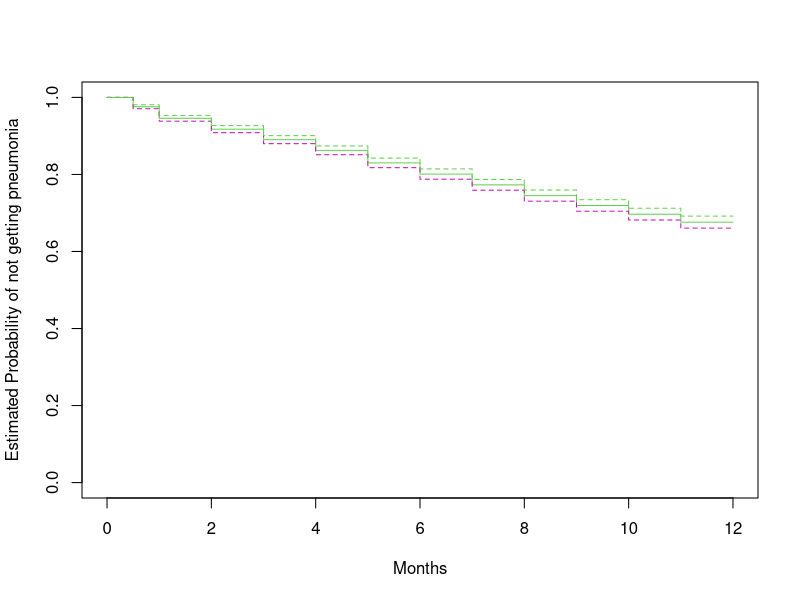
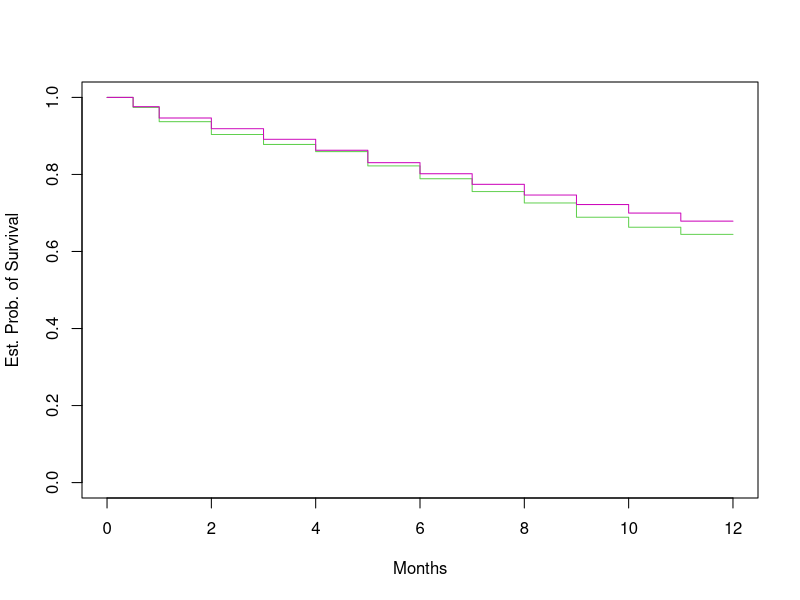

Generate these figures, in order, with R:
## ---- chunk 1
if (!require("tidyverse")) install.packages("tidyverse")
if (!require("KMsurv")) install.packages("KMsurv")
if (!require("survival")) install.packages("survival")

library(KMsurv)
library(survival) 
## ---- chunk 2
data(pneumon)

pneumon <- pneumon %>% arrange(desc(chldage))
head(pneumon)

## ---- chunk 3
censor=pneumon$chldage
censor=ifelse(censor >=12,0,1)
table(pneumon$chldage,censor)

head(pneumon)
pneumon['status'] <- ifelse(pneumon$chldage>=12,0,1)
head(pneumon)
## ---- chunk 4
fit.surv <- survfit(Surv(pneumon$chldage, pneumon$status) ~ 1)
plot(fit.surv, xlab = "Months",
    ylab = "Estimated Probability of not getting pneumonia",
    col = c(3,6))
## ---- chunk 5
summary(fit.surv, times = c(6))
## ---- chunk 6
fit.pov <- survfit(Surv(pneumon$chldage, pneumon$status) ~ pneumon$poverty)

fit.pov
## ---- chunk 7
plot (fit.pov , xlab = " Months ",
ylab = " Est. Prob. of Survival ", col = c(3,6))

logrank.test <- survdiff(Surv(pneumon$chldage, pneumon$status) ~ pneumon$poverty)
logrank.test

## ---- chunk 8
#Poverty variable is an int in the dataset but can be used as a factor/categorical value, all calculations are done without converting into factors 

#pneumon$poverty <- as.integer(pneumon$poverty)

#fit.poverty1 <- survfit(Surv(pneumon$chldage, pneumon$status) ~ pneumon$poverty)
#summary(fit.poverty1)
#plot(fit.poverty1, xlab = "Months",
#     ylab = "Estimated Probability of not getting pneumonia using poverty as int", col = c(3,6))

#pneumon$poverty <- as.factor(pneumon$poverty)

#fit.poverty2 <- survfit(Surv(pneumon$chldage, pneumon$status) ~ pneumon$poverty)
#summary(fit.poverty2)
#plot(fit.poverty2, xlab = "Months",
#    ylab = "Estimated Probability of not getting pneumonia using poverty as factors", col = c(3,6))

## ---- chunk 9
#Fit the Cox proportional hazards model that includes only poverty as a covariate use ties='breslow' option

#without ties
fit.coxbasic <- coxph(Surv(pneumon$chldage, pneumon$status) ~ pneumon$poverty)
summary(fit.coxbasic) 
fit.coxbasic
## ---- chunk 10
#with ties

fit.coxties <- coxph(Surv(pneumon$chldage, pneumon$status) ~ pneumon$poverty, ties = "breslow")
summary(fit.coxties) 
fit.coxties

## ---- chunk 11
#Fit a Cox proportional hazards model that includes 
# mthage, urban, alcohol, smoke, region, poverty, bweight, race, and education as predictors. use ties='breslow' option
fit.coxmultiplepred <- coxph(Surv(chldage, status) ~ mthage + urban + alcohol + smoke + region + poverty + bweight + race + education, data = pneumon, ties = "breslow")
summary(fit.coxmultiplepred) 
fit.coxmultiplepred


# List the significant predictors.

